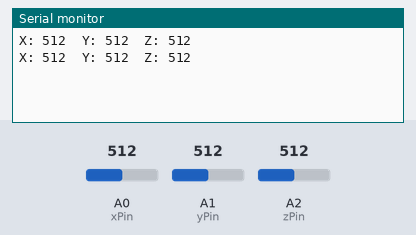
Simulated run of this sketch. Board: Arduino Uno, built with avr-gcc and run on an emulated ATmega328P. Parts: the last lines printed to the serial monitor. Inputs (shaded band) come from the test bench; at power-on: A0 (xPin) = 512, A1 (yPin) = 512, A2 (zPin) = 512.

Above: at 1.8 s.
1.9 s: A0 (xPin) set to 716
At 2.8 s:
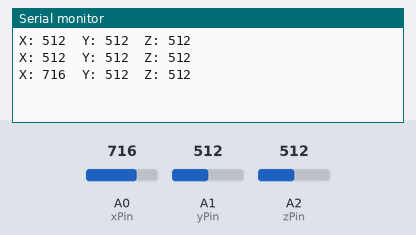
3.4 s: A1 (yPin) set to 716
At 4.4 s:
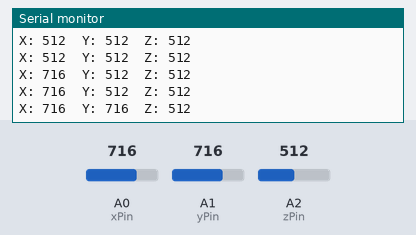
4.9 s: A2 (zPin) set to 716
At 5.8 s:
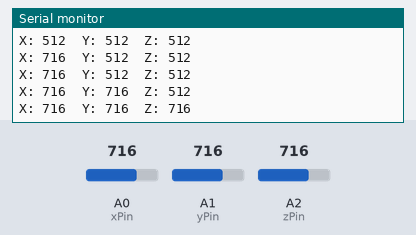
6.4 s: A0 (xPin) set to 900
At 7.7 s:
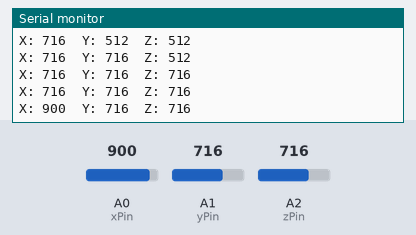
7.9 s: A1 (yPin) set to 900
At 8.8 s:
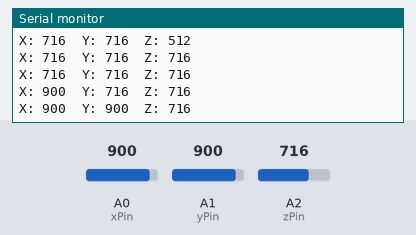
9.4 s: A2 (zPin) set to 900
At 10.4 s:
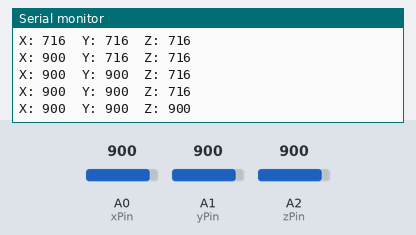
Timing chart, 0 to 11.9 s (numbered marks = the images above; inputs shaded):
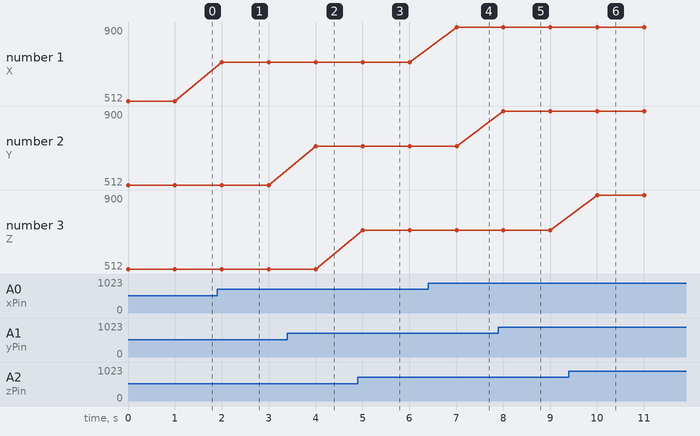

The sketch:

ADXL337.ino
```cpp
// Include the Wire library for I2C
#include <Wire.h>

// ADXL337 analog pins
const int xPin = A0;
const int yPin = A1;
const int zPin = A2;

void setup() {
  // Start the serial communication
  Serial.begin(9600);
}

void loop() {
  // Read analog values from the ADXL337
  int xValue = analogRead(xPin);
  int yValue = analogRead(yPin);
  int zValue = analogRead(zPin);

  // Print the values to the Serial Monitor
  Serial.print("X: ");
  Serial.print(xValue);
  Serial.print("\tY: ");
  Serial.print(yValue);
  Serial.print("\tZ: ");
  Serial.println(zValue);

  // Add a delay if needed
  delay(1000);
}
```

Measured:
- after the input at 1.9 s, the serial monitor: prints a new line after 0.10 s (image 1)
- after the input at 3.4 s, the serial monitor: prints a new line after 0.60 s (image 2)
- after the input at 4.9 s, the serial monitor: prints a new line after 0.11 s (image 3)
- after the input at 6.4 s, the serial monitor: prints a new line after 0.61 s (image 4)
- after the input at 7.9 s, the serial monitor: prints a new line after 0.11 s (image 5)
- after the input at 9.4 s, the serial monitor: prints a new line after 0.61 s (image 6)
- plotted number 1: 512 → 716 after the input at 1.9 s, 716 → 900 after the input at 6.4 s
